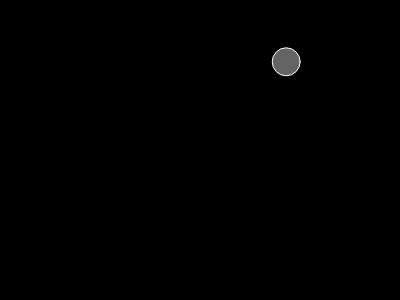
Frame 1 (no input)
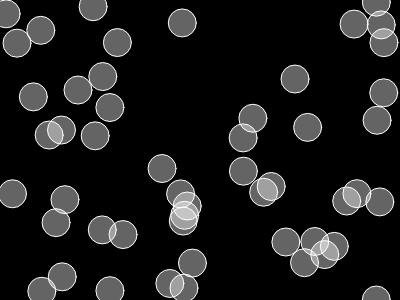
Frame 60 (no input)
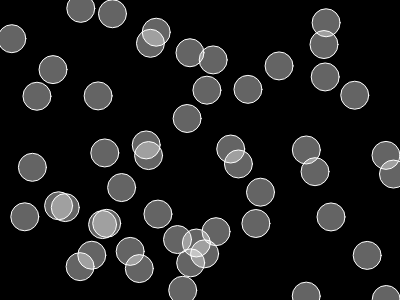
Frame 120 (the mouse pressed at the canvas centre since frame 60)

The p5.js sketch that drew these frames (run headless with seeded random() and noise() and a simulated clock; from frame 60 on, the mouse is pressed at the canvas centre):

// p5.js sketch
// ── sketch.js

var particles = [];

function setup() {
  createCanvas(400, 300);
}

function draw() {
  background(0);
  particles.push(new Particle(random(width), random(height)));

  for (var i = 0; i < particles.length; i++) {
    particles[i].move();
    particles[i].display();
  }
  
  if (particles.length > 50) {
    particles.splice(0,1);
  }
  
}

// ── particle.js
function Particle(tempX, tempY) {
  this.x = tempX;
  this.y = tempY;
  this.col = 255;


  this.display = function() {
    stroke(255);
    fill(255, 100);
    ellipse(this.x, this.y, 28, 28);
  }

  this.move = function() {
    this.x = this.x + random(-1, 1);
    this.y = this.y + random(-1, 1);
    if (this.y < 0) {
      this.y = height;
    } 

    if (this.y > height) {
      this.y = 0;
    }
    if (this.x < 0) {
      this.x = width;
    } 

    if (this.x > width) {
      this.x = 0;
    }
  }
}
